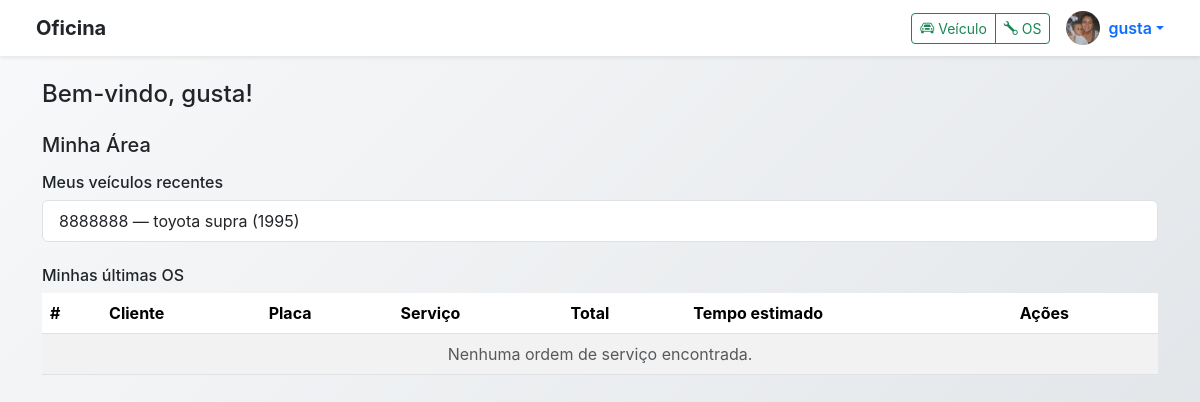
Page /area/ (signed in) on the committed database.
### core/models.py (models this page shows, shortened)
class Profile(models.Model):
    user = models.OneToOneField(settings.AUTH_USER_MODEL, on_delete=models.CASCADE, related_name="profile")
    photo = models.ImageField(upload_to="profile_photos/", blank=True, null=True)
    bio = models.TextField(blank=True)
    phone = models.CharField(max_length=20, blank=True)
    created_at = models.DateTimeField(auto_now_add=True)

class TimeStamped(models.Model):
    created_at = models.DateTimeField(auto_now_add=True)
    updated_at = models.DateTimeField(auto_now=True)
    class Meta:
        abstract = True  # não cria tabela, só serve pra herança

class Vehicle(TimeStamped):
    owner = models.ForeignKey(User, on_delete=models.CASCADE, related_name="vehicles")
    plate = models.CharField("Placa", max_length=10, unique=True)
    make = models.CharField("Marca", max_length=60)
    model = models.CharField(max_length=80)
    year = models.PositiveIntegerField()
    notes = models.TextField(blank=True)

### core/views.py (the view)
# urls.py: path("area/", views.user_area, name="user_area"),
@login_required
def user_area(request):
    vehicles = (
        Vehicle.objects
        .filter(owner=request.user)
        .order_by("-created_at")[:5]
    )
    orders = (
        WorkOrder.objects
        .filter(vehicle__owner=request.user, customer_confirmed=False)
        .select_related("vehicle", "vehicle__owner", "assigned_mechanic")
        .prefetch_related(Prefetch("items", queryset=WorkItem.objects.select_related("service")))
        .order_by("-created_at")[:5]
    )
    def humanize(minutes: int) -> str:
        h, m = divmod(int(minutes or 0), 60)
        if h and m:  return f"{h}h {m}min"
        if h:       return f"{h}h"
        return f"{m}min"
    for wo in orders:
        mins = wo.total_estimated_minutes()
        wo.total_minutes = mins
        wo.total_hours = round(mins / 60, 1)
        wo.total_human = humanize(mins)
    context = {
        "vehicles": vehicles,
        "orders": orders,
        "username": request.user.username,
    }
    return render(request, "user_area.html", context)

### templates/user_area.html (shortened to what this page needs)
{% extends "base.html" %}
{% block content %}
<h1 class="h4 mb-3">Bem-vindo, {{ username }}!</h1>
<h2 class="h5 mt-4">Minha Área</h2>
<h3 class="h6 mt-3">Meus veículos recentes</h3>
<ul class="list-group mb-4">
  {% for v in vehicles %}
    <li class="list-group-item">{{ v.plate }} — {{ v.make }} {{ v.model }} ({{ v.year }})</li>
  {% empty %}
    <li class="list-group-item text-muted">Nenhum veículo cadastrado.</li>
  {% endfor %}
</ul>
<h3 class="h6">Minhas últimas OS</h3>
<table class="table table-striped align-middle">
  <thead>
    <tr>
      <th>#</th>
      <th>Cliente</th>
      <th>Placa</th>
      <th>Serviço</th>
      <th>Total</th>
      <th>Tempo estimado</th>
      <th>Ações</th>
    </tr>
  </thead>
  <tbody>
  {% for os in orders %}
    <tr id="os-{{ os.id }}">
      <td>{{ os.id }}</td>
      <td>{{ os.vehicle.owner.username }}</td>
      <td>{{ os.vehicle.plate }}</td>
      <td>{{ os.title|default:"—" }}</td>
      <td>R$ {{ os.total }}</td>
      <td>
        {{ os.total_minutes }} min
        <span class="text-muted">(~{{ os.total_hours }} h / {{ os.total_human }})</span>
      </td>
      <td class="d-flex gap-2">
        {% if not os.customer_confirmed %}
          <button type="button" class="btn btn-success btn-sm btn-confirmar" data-id="{{ os.id }}">
            Confirmar
          </button>
        {% else %}
          <span class="badge bg-success">Confirmada</span>
        {% endif %}
        <button type="button" class="btn btn-outline-secondary btn-sm btn-detalhes" data-id="{{ os.id }}">
          Detalhes
        </button>
      </td>
    </tr>
  {% empty %}
    <tr><td colspan="7" class="text-center text-muted">Nenhuma ordem de serviço encontrada.</td></tr>
  {% endfor %}
  </tbody>
</table>
{% endblock %}

### templates/base.html (shortened to what this page needs)
<!doctype html>
<html lang="pt-br">
<head>
  <link href="https://cdn.jsdelivr.net/npm/bootstrap@5.3.3/dist/css/bootstrap.min.css" rel="stylesheet">
  <link rel="stylesheet" href="https://cdn.jsdelivr.net/npm/bootstrap-icons@1.11.3/font/bootstrap-icons.css">
  {% load static %}
  <link rel="stylesheet" href="{% static 'core/styles.css' %}">
</head>
<body>
  {% if request.resolver_match and request.resolver_match.url_name != 'home' and request.resolver_match.url_name != 'login' and request.resolver_match.url_name != 'signup' %}
  <nav class="navbar navbar-expand-lg navbar-light bg-white shadow-sm px-4 py-2">
    <div class="container-fluid">
      <a class="navbar-brand fw-bold text-dark" href="/">Oficina</a>
      <div class="d-flex align-items-center gap-3 ms-auto">
        {% if user.is_authenticated %}
          {% if user.is_superuser %}
          <div class="btn-group">
            <a class="btn btn-outline-success btn-sm" href="{% url 'vehicle_create' %}">
              <i class="bi bi-car-front"></i> Veículo
            </a>
            <a class="btn btn-outline-success btn-sm" href="{% url 'workorder_create' %}">
              <i class="bi bi-wrench"></i> OS
            </a>
          </div>
          {% endif %}
          <div class="dropdown">
            <a class="d-flex align-items-center text-decoration-none dropdown-toggle"
               href="#" id="userDropdown" data-bs-toggle="dropdown" aria-expanded="false">
              {% if user.profile.photo %}
                <img src="{{ user.profile.photo.url }}" alt="avatar"
                     class="rounded-circle me-2" width="34" height="34" style="object-fit:cover;">
              {% else %}
                <div class="bg-primary text-white rounded-circle d-flex align-items-center justify-content-center me-2"
                     style="width:34px;height:34px;font-weight:600;">
                  {{ user.username|first|upper }}
                </div>
              {% endif %}
              <span class="fw-semibold">{{ user.username }}</span>
            </a>
          </div>
        {% else %}
          <a class="btn btn-outline-primary btn-sm" href="{% url 'login' %}">Entrar</a>
          <a class="btn btn-primary btn-sm" href="{% url 'signup' %}">Cadastrar</a>
        {% endif %}
      </div>
    </div>
  </nav>
  {% endif %}
  <main class="container py-4">
    {% block content %}{% endblock %}
  </main>
</body>
</html>

### core/static/core/styles.css (style rules this page uses)
:root { --primary: #0d6efd; --dark-blue: #004b6b; --accent: #ffc107; --avatar-size: 100px; --cam-size: 46px; --cam-offset: -16px; }
body { background: linear-gradient(135deg, #f8f9fa, #dee2e6); min-height: 100vh; font-family: 'Inter', sans-serif; }

### rows in the picture
Vehicle: plate "8888888", make "toyota", model "supra", year "1995"

### other values in the picture
{{ user.username }} "gusta"
{{ username }} "gusta"
